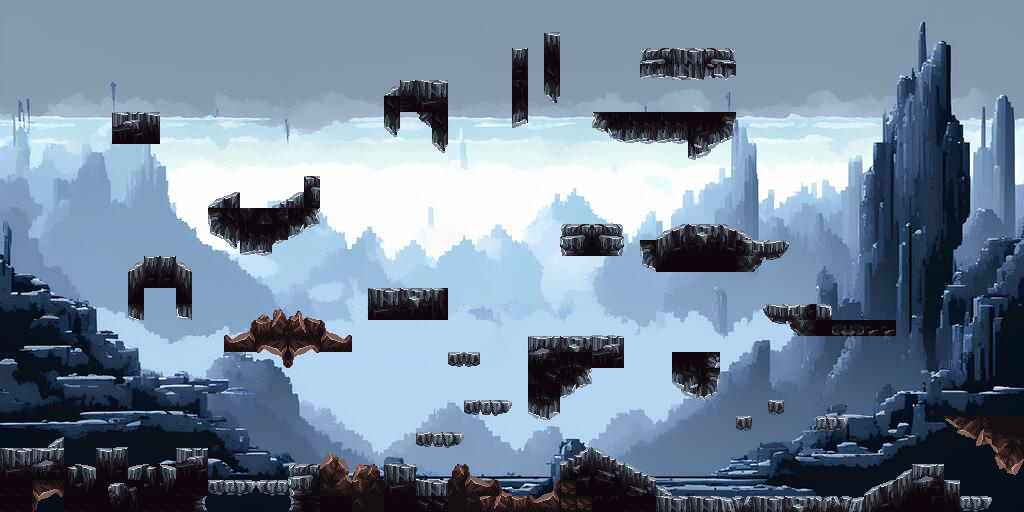

A 2D game scene composited from a Tiled map and its tileset images. What follows is a short description and the map's XML, with each tile layer's data collapsed to a summary:
An orthogonal 64x32 tile map with 16x16 px tiles, 2 tile layers (background, platforms) and 72 objects (4, 5, 3, 2, 1, ...).

<map version="1.10" tiledversion="1.10.2" orientation="orthogonal" renderorder="right-down" width="64" height="32" tilewidth="16" tileheight="16" infinite="0" nextlayerid="9" nextobjectid="77">
 <tileset firstgid="1" name="full" tilewidth="16" tileheight="16" tilecount="10880" columns="64">
  <image source="full.png" width="1024" height="2720" />
 </tileset>
 <layer id="7" name="background" width="64" height="32">
  <data>[2048 cells, 2048 non-empty, 2048 distinct tile ids]</data>
 </layer>
 <layer id="8" name="platforms" width="64" height="32">
  <data>[2048 cells, 424 non-empty, 242 distinct tile ids]</data>
 </layer>
 <objectgroup id="3" name="EnemyPath">
  <object id="2" name="4" x="677" y="204" width="51" height="14" />
  <object id="3" name="5" x="838" y="298.667" width="58.5" height="17" />
  <object id="4" name="3" x="212.333" y="453.333" width="71" height="21" />
  <object id="5" name="2" x="538" y="304" width="72" height="21" />
  <object id="6" name="1" x="382" y="259" width="50" height="25" />
  <object id="7" name="6" x="598.667" y="84.5" width="134.833" height="22" />
  <object id="8" name="0" x="241.667" y="178.333" width="39.6667" height="24.6667" />
  <object id="23" name="7" x="670.5" y="464" width="184.5" height="25.5" />
 </objectgroup>
 <objectgroup id="4" name="Oxygen">
  <object id="10" x="145" y="447" />
  <object id="11" x="187.333" y="250.333" />
  <object id="12" x="222.333" y="176" />
  <object id="13" x="418" y="62" />
  <object id="15" x="797" y="289" />
  <object id="16" x="613.333" y="437" />
  <object id="17" x="592" y="209" />
  <object id="18" x="143" y="94" />
  <object id="19" x="973.833" y="481.833" />
  <object id="24" x="440.667" y="415.333" />
 </objectgroup>
 <objectgroup id="5" name="Collisions">
  <object id="20" name="Start" x="20" y="436" />
  <object id="21" name="End" x="1003" y="406" />
  <object id="25" x="0.666667" y="450.667" width="63.3333" height="61.3333" />
  <object id="26" x="64" y="466.667" width="34" height="45.3333" />
  <object id="27" x="98.6667" y="447.333" width="29.3333" height="66.6667" />
  <object id="28" x="127.333" y="464.667" width="51.3333" height="47.3333" />
  <object id="29" x="178" y="448" width="28" height="64.6667" />
  <object id="30" x="206" y="481.333" width="84" height="14" />
  <object id="31" x="287.333" y="464" width="34.6667" height="49.3333" />
  <object id="32" x="322" y="455.333" width="24.6667" height="56.6667" />
  <object id="33" x="348" y="482" width="36.6667" height="30" />
  <object id="34" x="368" y="476" />
  <object id="35" x="387.333" y="464.667" width="26.6667" height="48" />
  <object id="36" x="415.333" y="478" width="36" height="33.3333" />
  <object id="37" x="464.667" y="474.667" />
  <object id="38" x="451.333" y="486.667" width="32" height="24" />
  <object id="39" x="484" y="494" width="74.6667" height="17.3333" />
  <object id="40" x="556.333" y="481" width="99.3333" height="30.3333" />
  <object id="41" x="560.333" y="461.333" width="60.6667" height="19" />
  <object id="42" x="590" y="446.667">
   <polygon points="0,0 26.3333,13 -20.6667,13.6667" />
  </object>
  <object id="43" x="621.667" y="479.333">
   <polygon points="0,0 -2.33333,-17 29,2.66667" />
  </object>
  <object id="44" x="655.667" y="495.667" width="206.333" height="15.6667" />
  <object id="45" x="672.333" y="351.667" width="46" height="16.6667" />
  <object id="46" x="891" y="481" width="22" height="32" />
  <object id="47" x="941.333" y="494.667" width="34.3333" height="18" />
  <object id="48" x="913.333" y="464.333" width="28.6667" height="48.6667" />
  <object id="49" x="889" y="511">
   <polygon points="0,0 1,-29 -25.6667,-15.3333" />
  </object>
  <object id="50" x="142" y="257.5" width="34" height="25.5" />
  <object id="51" x="223.5" y="335.5" width="126.5" height="16" />
  <object id="52" x="259.5" y="326.5" />
  <object id="53" x="280" y="323" />
  <object id="54" x="301" y="324.5" />
  <object id="55" x="314.5" y="333" />
  <object id="56" x="370.5" y="289" width="77" height="17.5" />
  <object id="57" x="176.5" y="264" width="17.5" height="49.5" />
  <object id="58" x="447" y="351" width="31.3333" height="15.5" />
  <object id="59" x="463.833" y="399.5" width="49.6667" height="11" />
  <object id="60" x="415.167" y="433.5" width="45.3333" height="12" />
  <object id="61" x="528" y="336.5" width="95.5" height="23.5" />
  <object id="62" x="768" y="397.583" width="16" height="15.5" />
  <object id="63" x="736" y="415.583" width="16" height="15.5" />
  <object id="64" x="815.667" y="417.833" width="34" height="11" />
  <object id="65" x="952.333" y="415.167" width="72" height="19.6667" />
  <object id="66" x="1022" y="437.333">
   <polygon points="0,0 -57.3333,-0.666667 -7.33333,39.3333" />
  </object>
  <object id="67" x="763.333" y="304" width="68" height="16.6667" />
  <object id="68" x="790.667" y="321.333" width="106" height="16" />
  <object id="69" x="559.333" y="222" width="66" height="20.6667" />
  <object id="70" x="672" y="227.333" width="68.6667" height="14" />
  <object id="71" x="639.333" y="242" width="150" height="13.3333" />
  <object id="72" x="209.5" y="207" width="93" height="12.3333" />
  <object id="73" x="303.5" y="177" width="16" height="44" />
  <object id="74" x="208.5" y="206">
   <polygon points="0,0 30.5,-14 30.5,-1" />
  </object>
  <object id="75" x="302.5" y="208">
   <polygon points="0,0 0,-17 -28.5,-1.5" />
  </object>
  <object id="76" x="113.5" y="112.5" width="46" height="30" />
 </objectgroup>
</map>
